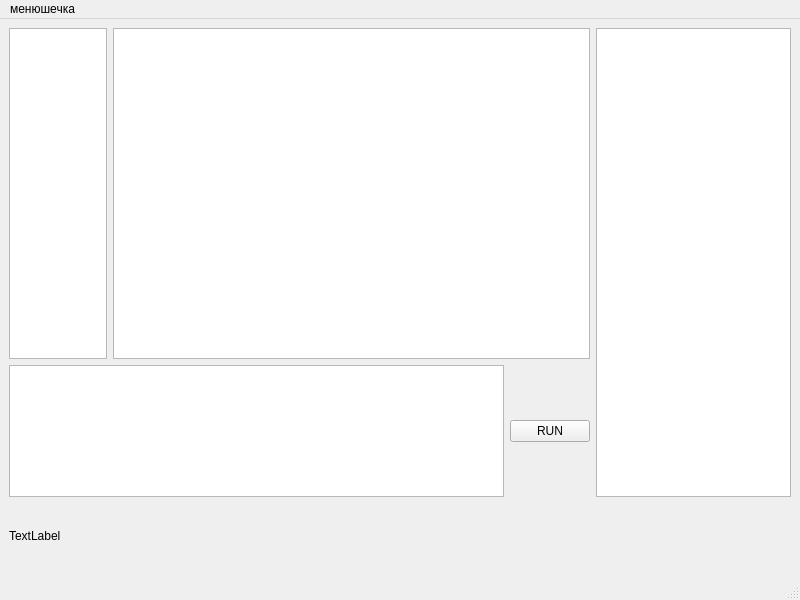
<?xml version="1.0" encoding="UTF-8"?>
<ui version="4.0">
 <class>MainWindow</class>
 <widget class="QMainWindow" name="MainWindow">
  <property name="geometry">
   <rect>
    <x>0</x>
    <y>0</y>
    <width>800</width>
    <height>600</height>
   </rect>
  </property>
  <property name="windowTitle">
   <string>MainWindow</string>
  </property>
  <widget class="QWidget" name="centralwidget">
   <layout class="QGridLayout" name="gridLayout" rowstretch="5,2,1" columnstretch="2,8,1,4">
    <item row="0" column="0">
     <widget class="QListView" name="tablesListView"/>
    </item>
    <item row="0" column="3" rowspan="2">
     <widget class="QPlainTextEdit" name="historyPlainTextEdit"/>
    </item>
    <item row="1" column="2">
     <widget class="QPushButton" name="pushButton">
      <property name="text">
       <string>RUN</string>
      </property>
     </widget>
    </item>
    <item row="0" column="1" colspan="2">
     <widget class="QTableView" name="contentTableView"/>
    </item>
    <item row="1" column="0" colspan="2">
     <widget class="QTextEdit" name="commandTextEdit">
      <property name="html">
       <string>&lt;!DOCTYPE HTML PUBLIC &quot;-//W3C//DTD HTML 4.0//EN&quot; &quot;http://www.w3.org/TR/REC-html40/strict.dtd&quot;&gt;
&lt;html&gt;&lt;head&gt;&lt;meta name=&quot;qrichtext&quot; content=&quot;1&quot; /&gt;&lt;meta charset=&quot;utf-8&quot; /&gt;&lt;style type=&quot;text/css&quot;&gt;
p, li { white-space: pre-wrap; }
hr { height: 1px; border-width: 0; }
&lt;/style&gt;&lt;/head&gt;&lt;body style=&quot; font-family:'Segoe UI'; font-size:9pt; font-weight:400; font-style:normal;&quot;&gt;
&lt;p style=&quot;-qt-paragraph-type:empty; margin-top:0px; margin-bottom:0px; margin-left:0px; margin-right:0px; -qt-block-indent:0; text-indent:0px;&quot;&gt;&lt;br /&gt;&lt;/p&gt;&lt;/body&gt;&lt;/html&gt;</string>
      </property>
     </widget>
    </item>
    <item row="2" column="0" colspan="4">
     <widget class="QLabel" name="errorLabel">
      <property name="text">
       <string>TextLabel</string>
      </property>
     </widget>
    </item>
   </layout>
  </widget>
  <widget class="QMenuBar" name="menubar">
   <property name="geometry">
    <rect>
     <x>0</x>
     <y>0</y>
     <width>800</width>
     <height>17</height>
    </rect>
   </property>
   <widget class="QMenu" name="menu">
    <property name="title">
     <string>менюшечка</string>
    </property>
    <addaction name="action"/>
   </widget>
   <addaction name="menu"/>
  </widget>
  <widget class="QStatusBar" name="statusbar"/>
  <action name="action">
   <property name="text">
    <string>подключеньице</string>
   </property>
  </action>
 </widget>
 <resources/>
 <connections/>
</ui>
